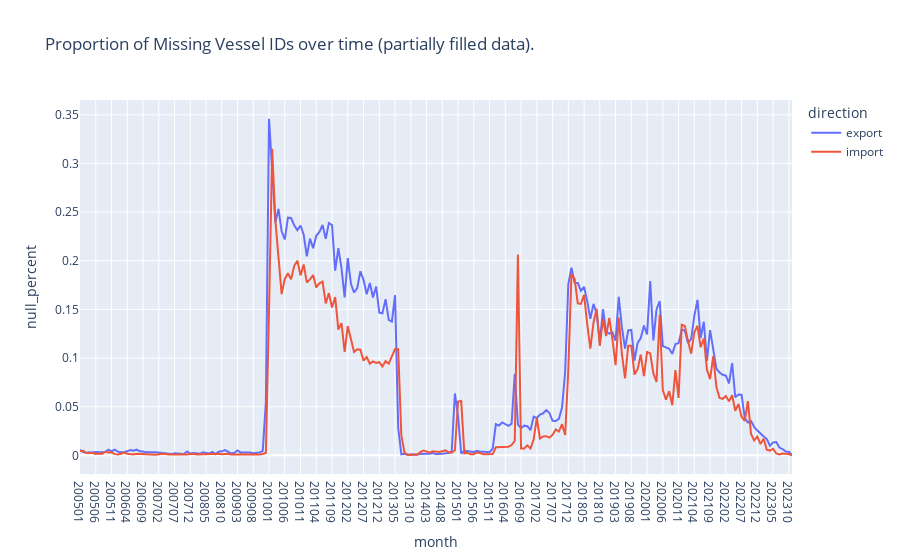

Notebook code cell kept with this figure:
### Code cell
lf = pl.concat(
    [imports_lf.select('direction', 'month', 'vessel_id'),
    exports_lf.select('direction', 'month', 'vessel_id')]
)

nulls_over_time_plotly(
    data_lf=lf,
    group_var='direction',
    time_var='month',
    value_var='vessel_id',
    title='Proportion of Missing Vessel IDs over time (partially filled data).')

### Figure 1 — Plotly figure (JSON) as saved in the notebook; plotly's stock layout.template omitted (floating-point values rounded to 4 significant figures; data arrays with more than 128 entries replaced by an {"elided": "..."} marker saying what was removed)
{"data": [{"hovertemplate": "direction=export<br>month=%{x}<br>null_percent=%{y}<extra></extra>", "legendgroup": "export", "line": {"color": "#636efa", "dash": "solid"}, "marker": {"symbol": "circle"}, "mode": "lines", "name": "export", "orientation": "v", "showlegend": true, "type": "scatter", "x": {"elided": "227 str values"}, "xaxis": "x", "y": {"elided": "227 float values"}, "yaxis": "y"}, {"hovertemplate": "direction=import<br>month=%{x}<br>null_percent=%{y}<extra></extra>", "legendgroup": "import", "line": {"color": "#EF553B", "dash": "solid"}, "marker": {"symbol": "circle"}, "mode": "lines", "name": "import", "orientation": "v", "showlegend": true, "type": "scatter", "x": {"elided": "227 str values"}, "xaxis": "x", "y": {"elided": "227 float values"}, "yaxis": "y"}], "layout": {"legend": {"title": {"text": "direction"}, "tracegroupgap": 0}, "title": {"text": "Proportion of Missing Vessel IDs over time (partially filled data)."}, "xaxis": {"anchor": "y", "domain": [0, 1], "title": {"text": "month"}}, "yaxis": {"anchor": "x", "domain": [0, 1], "title": {"text": "null_percent"}}}}
